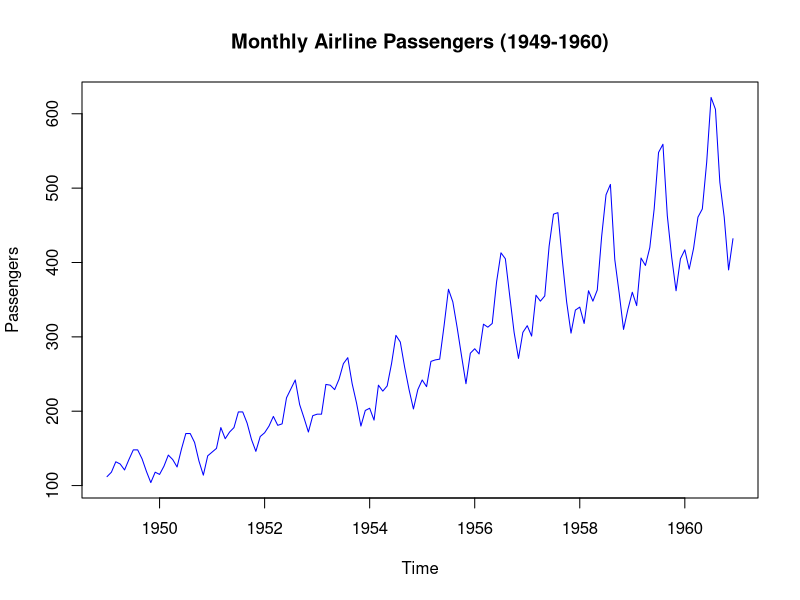
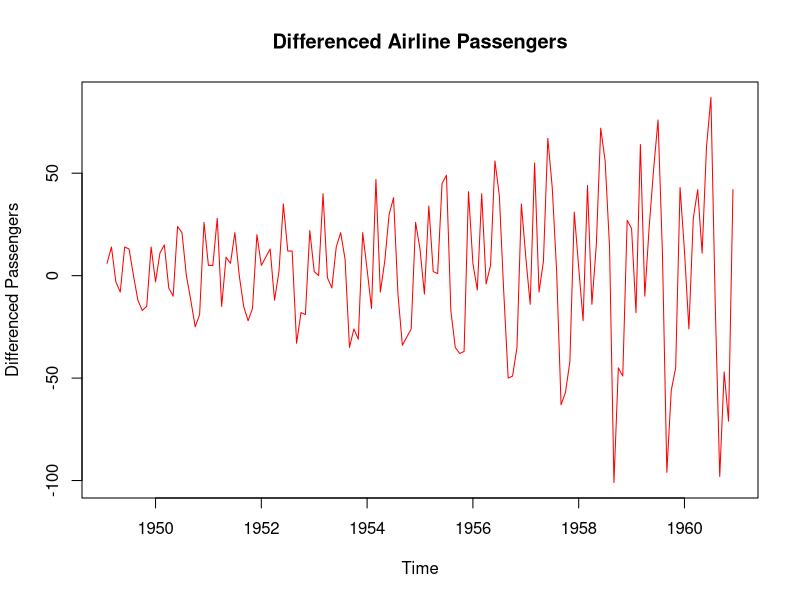
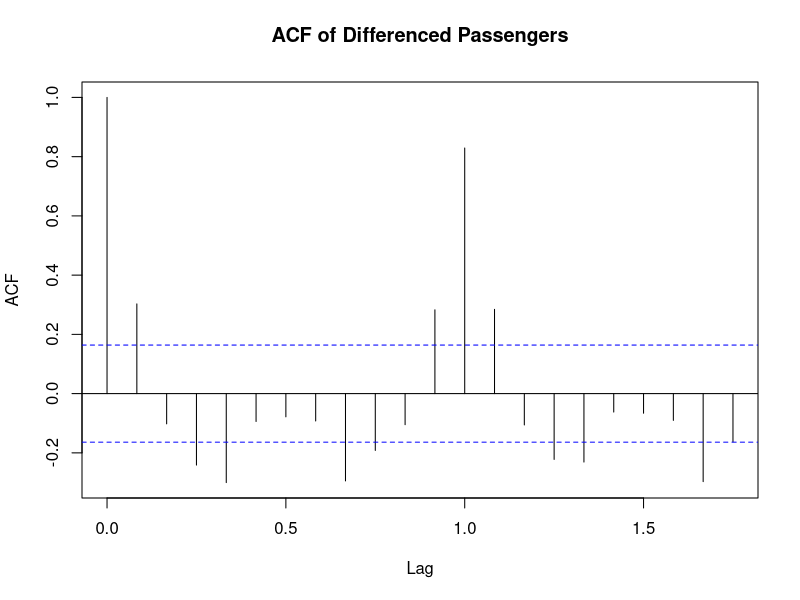
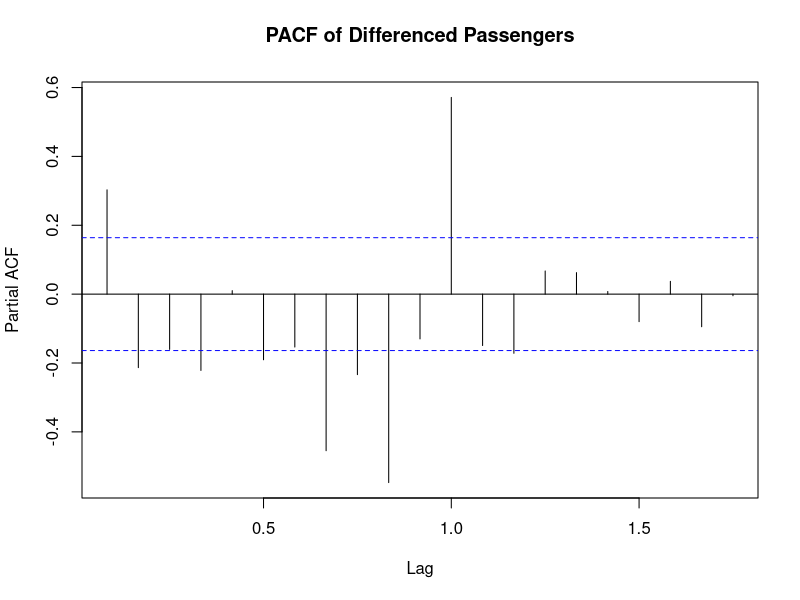

Here is the R script that generated these plots, in order:
data("AirPassengers")
print(AirPassengers)
# Plot the time series
plot(AirPassengers, main = "Monthly Airline Passengers (1949-1960)",
     xlab = "Time", ylab = "Passengers", col = "blue")

str(AirPassengers)


# Install and load the 'tseries' package for the ADF test
install.packages("tseries")
library(tseries)
# Perform the ADF test
adf_test <- adf.test(AirPassengers)
print(adf_test)

# Difference the data
diff_passengers <- diff(AirPassengers)
# Plot the differenced data
plot(diff_passengers, main = "Differenced Airline Passengers",
     xlab = "Time", ylab = "Differenced Passengers", col = "red")
# Perform the ADF test again to confirm stationarity
adf_test_diff <- adf.test(diff_passengers)
print

# Perform the KPSS test
kpss_test_result <- kpss.test(diff_passengers)

# Print the result
print(kpss_test_result)



# Plot ACF
acf(diff_passengers, main = "ACF of Differenced Passengers")

# Plot PACF
pacf(diff_passengers, main = "PACF of Differenced Passengers")


arima_model <- arima(AirPassengers, order = c(1, 1, 2))
print(arima_model)



# Install and load the 'forecast' package
install.packages("forecast")
library(forecast)
# Apply exponential smoothing to the differenced data
ets_model_diff <- ets(diff_passengers)
# View the model summary
print(ets_model_diff)




